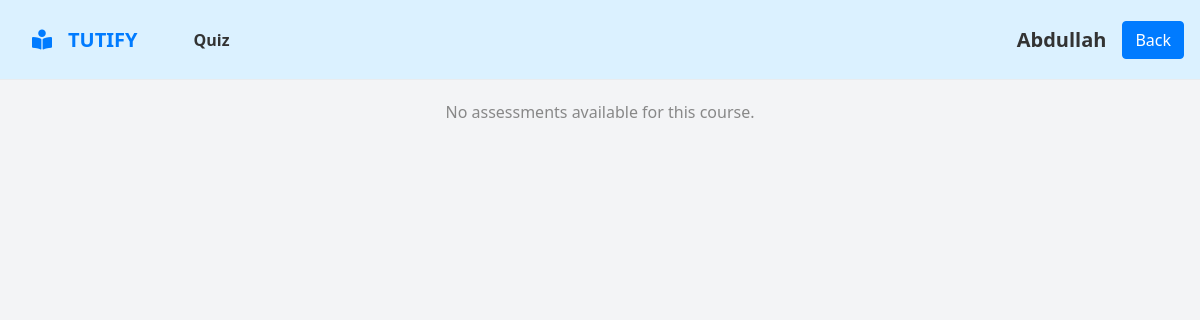
Before: /student/assessment.php?course_id=4 (signed in) with the older database file.
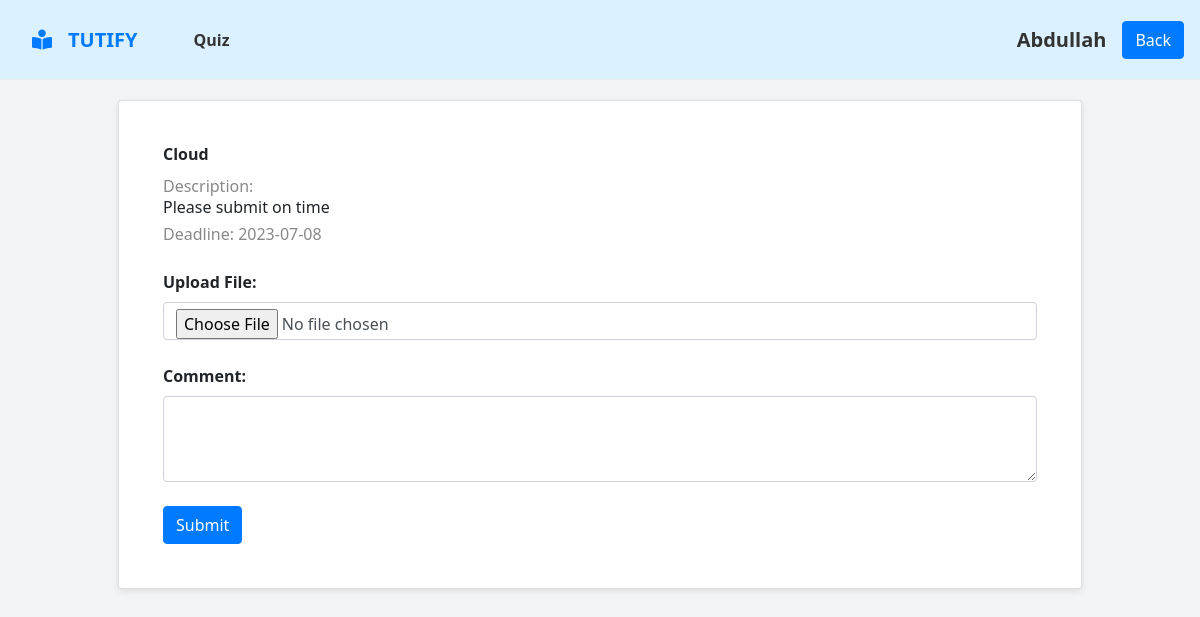
After: the same page with the newer database file.
### tables this page shows
CREATE TABLE `assesment` (
  `assesment_title` varchar(255) NOT NULL,
  `assesment_type` varchar(255) NOT NULL,
  `assesment_description` longtext NOT NULL,
  `due_date` date NOT NULL,
  `attachment_files` longblob NOT NULL,
  `course_id` int(255) NOT NULL,
  `assesment_id` int(255) NOT NULL
);

### student/assessment.php (the view, shortened to what this page needs)
<?php
include('../dbcon.php');
?>
<!DOCTYPE html>
<html>
<head>
<link href="https://cdnjs.cloudflare.com/ajax/libs/font-awesome/5.10.0/css/all.min.css" rel="stylesheet">
<link href="lib/owlcarousel/assets/owl.carousel.min.css" rel="stylesheet">
<link rel="stylesheet" href="https://stackpath.bootstrapcdn.com/bootstrap/4.5.0/css/bootstrap.min.css">
<link rel="stylesheet" href="../css/assessment_style.css">
<link href="https://cdn.jsdelivr.net/npm/tailwindcss@2.2.17/dist/tailwind.min.css" rel="stylesheet">
</head>
<body class="bg-gray-100">
<nav class="navbar navbar-expand-lg text font-semibold ">
  <a href="#" class="navbar-brand ml-lg-3">
                <h1 class="m-0 text-uppercase text-primary"><i class="fa fa-book-reader mr-3"></i>Tutify</h1>
            </a>
    <div class="collapse navbar-collapse" id="navbarNav">
      <ul class="navbar-nav">
        <li class="nav-item mx-8">
        <a class="nav-link" target="_blank" href="./quiz.php?php echo $_POST['course_id']; ?>">Quiz</a>
      </li>
      </ul>
    </div>
    <a class="navbar-brand" href="#"><?php echo ucwords($_SESSION["user_name"]);?></a>
    <a class="btn btn-primary" href="./enrolled_courses.php">Back</a>
</nav>
<div class="container mx-auto">
  <div class="container-fluid assessment">
    <?php
    $course_id = isset($_GET['course_id']) ? $_GET['course_id'] : '';
    $assessmentQuery = "SELECT * FROM assesment WHERE course_id = '$course_id'";
    $assessmentResult = mysqli_query($con, $assessmentQuery);
    if (mysqli_num_rows($assessmentResult) > 0) {
      while ($assessmentRow = mysqli_fetch_assoc($assessmentResult)) {
        $assesment_id = $assessmentRow['assesment_id'];
        $assesment_title = $assessmentRow['assesment_title'];
        $assesment_description = $assessmentRow['assesment_description'];
        $due_date = $assessmentRow['due_date'];
        echo '<div class="assessment-card card p-4 mb-4">';
        echo '<div class="card-body">';
        echo "<h4 class='card-title'>" . $assesment_title . "</h4>";
        echo "<p class='card-subtitle'>Description: " . $assesment_description . "</p>";
        echo "<p class='card-subtitle'>Deadline: " . $due_date . "</p>";
        $submissionQuery = "SELECT * FROM submissions WHERE user_id = '" . $_SESSION['id'] . "' AND assesment_id = '" . $assesment_id . "'";
        $submissionResult = mysqli_query($con, $submissionQuery);
        if (mysqli_num_rows($submissionResult) > 0) {
          echo "<p>Submission Status: Submitted</p>";
        } else {
          echo '<div class="submission-form mt-4">';
          echo '<form action="submit_assessment.php" method="POST" enctype="multipart/form-data">';
          echo '<div class="form-group mb-4">';
          echo '<label for="file">Upload File:</label>';
          echo '<input type="file" class="form-control" id="file" name="file">';
          echo '</div>';
          echo '<div class="form-group mb-4">';
          echo '<label for="comment">Comment:</label>';
          echo '<textarea class="form-control" id="comment" name="comment" rows="3"></textarea>';
          echo '</div>';
          echo '<button type="submit" class="btn btn-primary" onclick="showAlert()">Submit</button>';
          echo '</form>';
          echo '</div>';
        }
        echo '</div>';
        echo '</div>';
      }
    } else {
      echo '<p class="no-assessment">No assessments available for this course.</p>';
    }
    ?>
  </div>
</div>
</body>
</html>

Changed rows visible on the page:
added assesment: assesment_title "Cloud", assesment_description "Please submit on time", due_date "2023-07-08"
Other visible differences:
text no longer shown: "No assessments available for this course."
